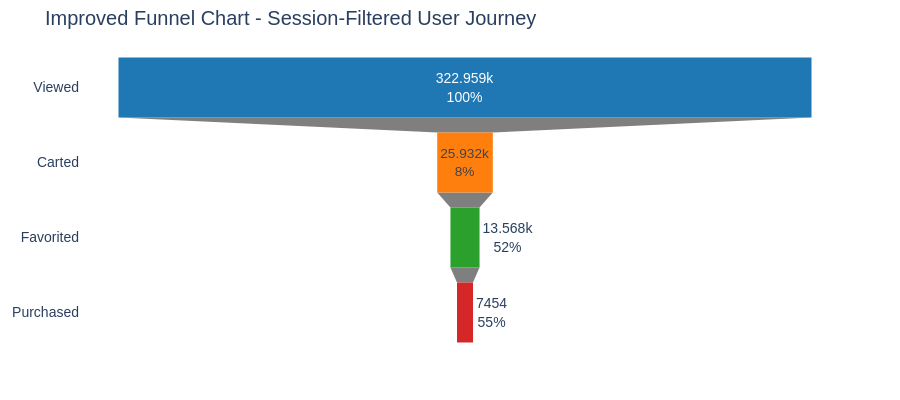

Notebook code cell kept with this figure:
### Markdown cell above
# Improved Funnel Chart - Session-Filtered User Journey

### Code cell
# Step 1: Create funnel flags per session
session_actions = df.groupby(['user_id', 'session_id'])['action'].agg(list).reset_index()

# Step 2: Flag actions per funnel stage
session_actions['viewed'] = session_actions['action'].apply(lambda x: 'pv' in x)
session_actions['carted'] = session_actions['action'].apply(lambda x: 'cart' in x)
session_actions['favorited'] = session_actions['action'].apply(lambda x: 'fav' in x)
session_actions['purchased'] = session_actions['action'].apply(lambda x: 'buy' in x)

# Step 3: Merge with session_summary to include duration filtering
funnel_sessions = session_actions.merge(
    df_sessions.reset_index()[['user_id', 'session_id', 'session_duration']],
    on=['user_id', 'session_id'],
    how='left'
)

# Step 4: Filter only valid sessions (≤ )
funnel_sessions = funnel_sessions[funnel_sessions['session_duration'] <= 120]

# Step 5: Count sessions at each stage
total_viewed = funnel_sessions['viewed'].sum()
total_carted = funnel_sessions['carted'].sum()
total_favorited = funnel_sessions['favorited'].sum()
total_purchased = funnel_sessions['purchased'].sum()

# Step 6: Plot funnel
import plotly.graph_objects as go

stages = ['Viewed', 'Carted', 'Favorited', 'Purchased']
values = [total_viewed, total_carted, total_favorited, total_purchased]

fig = go.Figure(go.Funnel(
    orientation='h',
    y=stages,
    x=values,
    textinfo="value+percent previous",
    marker=dict(color=["#1f77b4", "#ff7f0e", "#2ca02c", "#d62728"])
))

fig.update_layout(
    title="Improved Funnel Chart - Session-Filtered User Journey",
    font=dict(family="Arial", size=14),
    height=400,
    width=900,
    margin=dict(t=50, b=50, l=50, r=50),
    template="plotly_white"
)

fig.show()

### Figure 1 — Plotly figure (JSON) as saved in the notebook; plotly's stock layout.template omitted (floating-point values rounded to 4 significant figures)
{"data": [{"marker": {"color": ["#1f77b4", "#ff7f0e", "#2ca02c", "#d62728"]}, "orientation": "h", "textinfo": "value+percent previous", "type": "funnel", "x": [322959, 25932, 13568, 7454], "y": ["Viewed", "Carted", "Favorited", "Purchased"]}], "layout": {"font": {"family": "Arial", "size": 14}, "height": 400, "margin": {"b": 50, "l": 50, "r": 50, "t": 50}, "title": {"text": "Improved Funnel Chart - Session-Filtered User Journey"}, "width": 900}}
